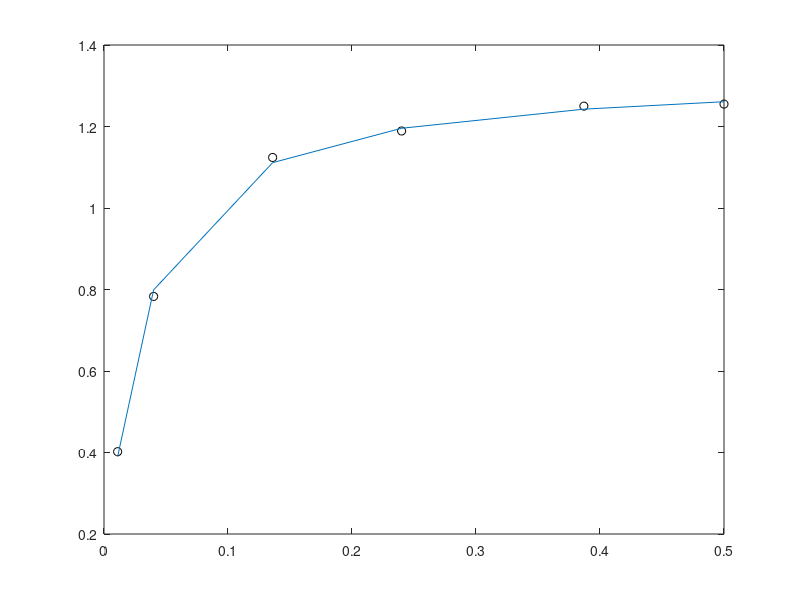

This chart was generated by the following MATLAB code:
function nonlinearfit
% fit the data to this model and find A, B
% y(x) = A*x/(B+x)
% the model is nonlinear, and we need to use a non-linear least-squares 
% fitting % method.
x = [0.5 0.387 0.24 0.136 0.04 0.011];
y = [1.255 1.25 1.189 1.124 0.783 0.402];

initialguesses = [0.03 1.3];
pars = lsqcurvefit(@model,initialguesses,...
                    x,y)
fit_y = model(pars,x)

plot(x,y,'ko',x,fit_y,'  -')
               
function fit = model(parameters,x)
A = parameters(1);
B = parameters(2);
fit = A*x./(B+x);